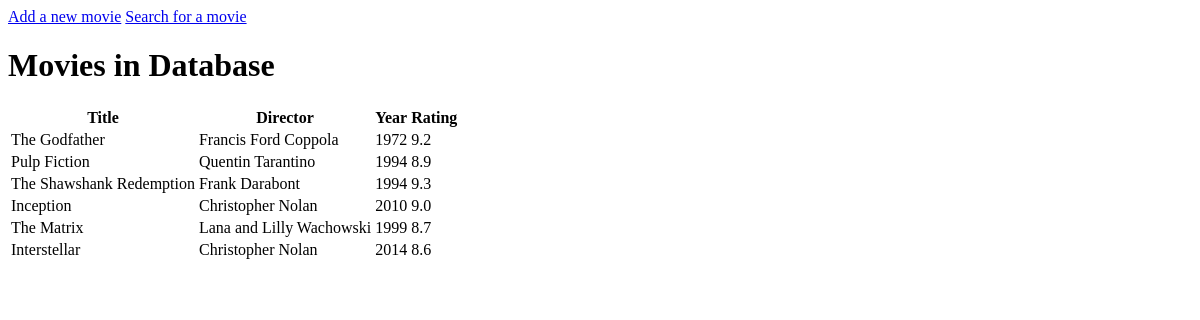
Before: / with the older database file.
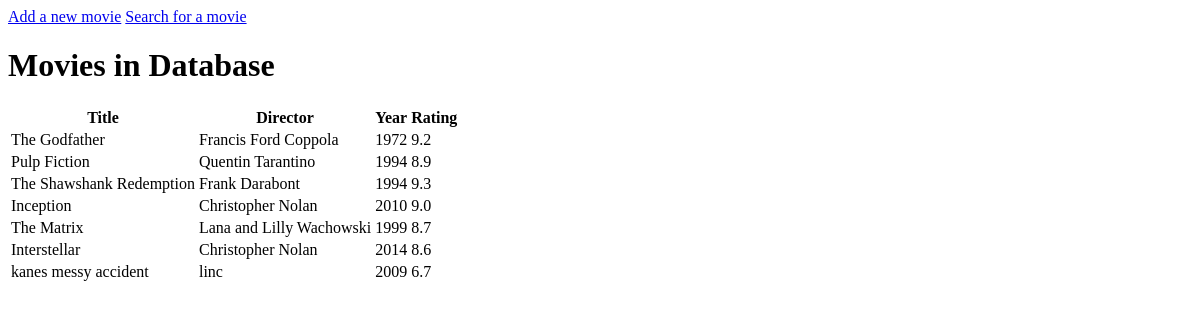
After: the same page with the newer database file.
### tables this page shows
CREATE TABLE movies (

    id INTEGER PRIMARY KEY AUTOINCREMENT,

    title TEXT NOT NULL,

    director TEXT,

    year INTEGER,

    rating FLOAT

);

### app.py (the view)
@app.route('/')
def index():
    conn = get_db_connection()
    movies = conn.execute('SELECT * FROM movies').fetchall()
    conn.close()
    return render_template('index.html', movies=movies)

### app.py (called while the page is built)
def get_db_connection():
    conn = sqlite3.connect('movies.db')
    return conn

### templates/index.html (shortened to what this page needs)
<!DOCTYPE html>
<html lang="term-for-english">
<head>
</head>
<body>
     <a href="{{ url_for('add_movie') }}">Add a new movie</a>
     <a href="{{ url_for('search_movies') }}">Search for a movie</a>
    <h1>Movies in Database</h1>
<table>
    <tr>
        <th>Title</th>
        <th>Director</th>
        <th>Year</th>
        <th>Rating</th>
    </tr>
    {% for movie in movies %}
    <tr>
        <td>{{ movie[1] }}</td>
        <td>{{ movie[2] }}</td>
        <td>{{ movie[3] }}</td>
        <td>{{ movie[4] }}</td>
    </tr>
    {% endfor %}
</table>
</body>
</html>

Changed rows visible on the page:
added movies: title "kanes messy accident", director "linc", year "2009", rating "6.7"
